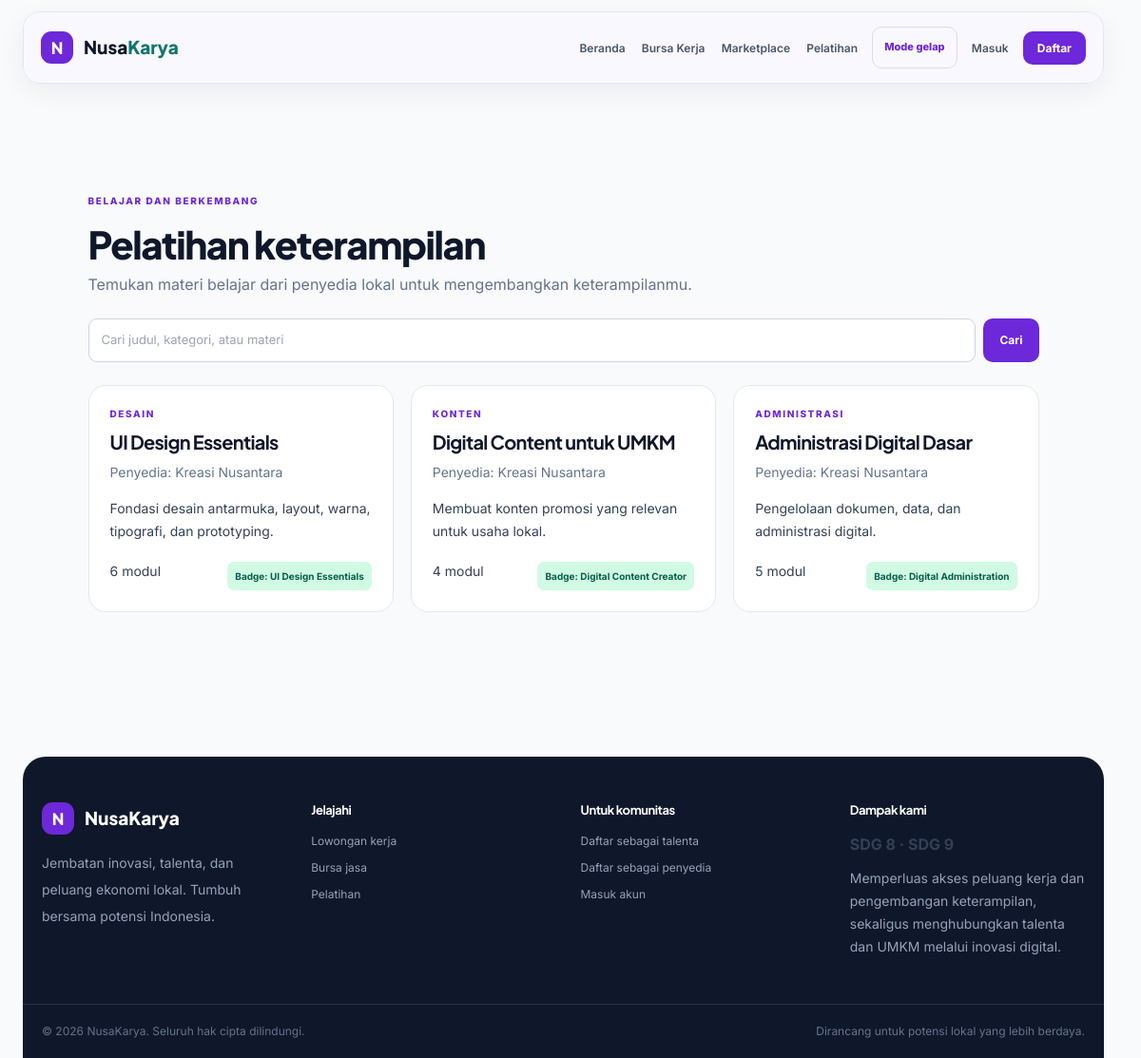
The app's page /pelatihan.php with its own data.
### tables this page shows
CREATE TABLE IF NOT EXISTS pelatihan (
  id BIGINT UNSIGNED AUTO_INCREMENT PRIMARY KEY,
  penyedia_id BIGINT UNSIGNED NOT NULL,
  judul_pelatihan VARCHAR(160) NOT NULL,
  kategori VARCHAR(80) NOT NULL,
  jumlah_modul SMALLINT UNSIGNED NOT NULL DEFAULT 1,
  nama_badge VARCHAR(120) NOT NULL,
  deskripsi TEXT NOT NULL,
  created_at TIMESTAMP NOT NULL DEFAULT CURRENT_TIMESTAMP,
  CONSTRAINT fk_pelatihan_penyedia FOREIGN KEY (penyedia_id) REFERENCES users(id) ON DELETE CASCADE
);

CREATE TABLE IF NOT EXISTS users (
  id BIGINT UNSIGNED AUTO_INCREMENT PRIMARY KEY,
  nama VARCHAR(120) NOT NULL,
  email VARCHAR(160) NOT NULL UNIQUE,
  password VARCHAR(255) NOT NULL,
  role ENUM('admin','penyedia','pekerja') NOT NULL DEFAULT 'pekerja',
  telepon VARCHAR(25) DEFAULT NULL,
  lokasi VARCHAR(120) DEFAULT NULL,
  deskripsi TEXT DEFAULT NULL,
  skills TEXT DEFAULT NULL,
  is_verified TINYINT(1) NOT NULL DEFAULT 0,
  created_at TIMESTAMP NOT NULL DEFAULT CURRENT_TIMESTAMP,
  updated_at TIMESTAMP NULL DEFAULT NULL ON UPDATE CURRENT_TIMESTAMP,
  INDEX idx_users_role (role),
  INDEX idx_users_lokasi (lokasi)
);

### config/functions.php (called while the page is built, shortened)
<?php
function e(?string $value): string
{
    return htmlspecialchars((string) $value, ENT_QUOTES, "UTF-8");
}

### config/koneksi.php (called while the page is built, shortened)
<?php
$host = 'localhost';
$db   = 'db_nusakarya';
$user = 'root';
$pass = '';
try {
    $mysqli = new mysqli($host, $user, $pass, $db);
    $mysqli->set_charset('utf8mb4');
    require_once __DIR__ . '/database.php';
    $pdo = new Database($mysqli);
} catch (mysqli_sql_exception $e) {
    error_log('Database connection error: ' . $e->getMessage());
    http_response_code(500);
    exit('Koneksi database gagal. Periksa konfigurasi di config/koneksi.php.');
}

### config/database.php (called while the page is built, shortened)
<?php
class Database
{
    private mysqli $connection;
    public function __construct(mysqli $connection) { $this->connection = $connection; }
    public function query(string $sql): DatabaseStatement
    {
        $result = $this->connection->query($sql);
        return new DatabaseStatement(null, $result);
    }
}
class DatabaseStatement
{
    private ?mysqli_result $result;
    public function __construct(?mysqli_stmt $statement, ?mysqli_result $result = null, array $parameterNames = [])
    { $this->statement=$statement; $this->result=$result; $this->parameterNames=$parameterNames; }
    public function fetchAll(): array { return $this->result instanceof mysqli_result?$this->result->fetch_all(MYSQLI_ASSOC):[]; }
}

### pelatihan.php (the view, shortened to what this page needs)
<?php
require_once __DIR__ . '/config/koneksi.php';
require_once __DIR__ . '/config/functions.php';
$keyword = trim($_GET['q'] ?? '');
if ($keyword !== '') {
    $stmt = $pdo->prepare('SELECT p.*, u.nama AS nama_penyedia FROM pelatihan p JOIN users u ON u.id=p.penyedia_id WHERE p.judul_pelatihan LIKE ? OR p.kategori LIKE ? OR p.deskripsi LIKE ? ORDER BY p.created_at DESC');
    $like = '%' . $keyword . '%';
    $stmt->execute([$like, $like, $like]);
} else {
    $stmt = $pdo->query('SELECT p.*, u.nama AS nama_penyedia FROM pelatihan p JOIN users u ON u.id=p.penyedia_id ORDER BY p.created_at DESC');
}
$items = $stmt->fetchAll();
require __DIR__ . '/includes/header.php';
?>
<main class="dashboard-main">
 <p class="eyebrow">Belajar dan berkembang</p>
 <h1 class="dashboard-title">Pelatihan keterampilan</h1>
 <p class="text-slate-500 mb-6">Temukan materi belajar dari penyedia lokal untuk mengembangkan keterampilanmu.</p>
 <form method="get" class="flex flex-wrap gap-2 mb-6"><input class="form-control flex-1 min-w-[220px]" name="q" value="<?= e($keyword) ?>" placeholder="Cari judul, kategori, atau materi"><button class="btn-primary" type="submit">Cari</button></form>
 <?php if ($items): ?><div class="card-grid">
 <?php foreach ($items as $item): ?><article class="job-card"><p class="eyebrow"><?= e($item['kategori']) ?></p><h2 class="font-bold text-xl text-ink mt-2"><?= e($item['judul_pelatihan']) ?></h2><p class="text-sm text-slate-500 mt-2">Penyedia: <?= e($item['nama_penyedia']) ?></p><p class="text-sm leading-6 mt-4"><?= e($item['deskripsi']) ?></p><div class="mt-5 flex flex-wrap justify-between gap-2 text-sm"><span><?= (int)$item['jumlah_modul'] ?> modul</span><span class="badge-green">Badge: <?= e($item['nama_badge']) ?></span></div></article><?php endforeach; ?>
 </div><?php else: ?><div class="empty-state">Belum ada pelatihan yang sesuai.</div><?php endif; ?>
</main>
<?php require __DIR__ . '/includes/footer.php'; ?>

### assets/css/style.css (style rules this page uses)
* { box-sizing: border-box; }
:root { --color-primary: #6d28d9; --color-accent: #047857; --color-neutral-1: #faf8ff; --color-neutral-2: #ddd6fe; --color-text: #1e1b4b; --color-dark-neutral: #17152d; --color-dark-neutral-2: #40386b; --color-dark-card: #252142; --color-dark-text: #faf8ff; }
html { scroll-behavior: smooth; scrollbar-gutter: stable; }
body { font-family: Inter, sans-serif; background: var(--color-neutral-1); color: var(--color-text); min-inline-size: 320px; overflow-x: clip; }
.stats-grid, .section-heading, .card-grid, .section > .max-w-6xl { inline-size: 100%; }
.section > .max-w-6xl, .footer > .max-w-6xl, .dashboard-main { width: min(1280px, 100%); max-width: 1280px !important; margin-inline: auto; }
.font-heading, h1, h2, h3 { font-family: "Plus Jakarta Sans", sans-serif; letter-spacing: -0.035em; }
.btn-primary { display: inline-flex; align-items: center; justify-content: center; gap: 8px; background: var(--color-primary); color: #fff !important; padding: 12px 17px; border-radius: 10px; font-size: 12px; font-weight: 700; transition: transform 300ms, background-color 300ms, box-shadow 300ms; }
.eyebrow { font-size: 10px; letter-spacing: 0.16em; font-weight: 800; color: var(--color-primary); text-transform: uppercase; }
.card-grid { display: grid; grid-template-columns: repeat(3, minmax(0, 1fr)); gap: 18px; }
.job-card { padding: 22px; border: 1px solid #e2e8f0; border-radius: 18px; background: white; transition: 0.2s; }
.badge-green { background: #d1fae5; color: #065f46; padding: 5px 8px; border-radius: 7px; font-size: 10px; font-weight: 700; }
.form-control { width: 100%; border: 1px solid #cbd5e1; border-radius: 9px; padding: 12px 13px; font-size: 13px; color: #0f172a; background: white; outline: none; }
.dashboard-main { min-height: 65vh; padding-block: 64px; padding-inline: clamp(24px, 5vw, 64px); }
.dashboard-title { margin-top: 8px; color: #0f172a; font-size: clamp(28px, 4vw, 40px); font-weight: 800; }
@media (prefers-reduced-motion: no-preference) { .dashboard-grid .surface-card, .card-grid .job-card, .stat-card { animation: dashboard-stagger 450ms both; } }
@media (prefers-reduced-motion: no-preference) { .dashboard-grid .surface-card:nth-child(2), .card-grid .job-card:nth-child(2), .stat-card:nth-child(2) { animation-delay: 60ms; } }
@media (prefers-reduced-motion: no-preference) { .dashboard-grid .surface-card:nth-child(3), .card-grid .job-card:nth-child(3), .stat-card:nth-child(3) { animation-delay: 120ms; } }
.dashboard-main { width: min(1120px, calc(100% - 48px)); max-width: 1120px !important; margin: 52px auto 88px; }
.dashboard-main > .eyebrow { margin-bottom: 8px; }

### records on screen
pelatihan: kategori "DESAIN", judul_pelatihan "UI Design Essentials", penyedia.nama "Kreasi Nusantara", deskripsi "Fondasi desain antarmuka, layout, warna, tipografi, dan prototyping.", jumlah_modul "6", nama_badge "UI Design Essentials"
pelatihan: kategori "KONTEN", judul_pelatihan "Digital Content untuk UMKM", penyedia.nama "Kreasi Nusantara", deskripsi "Membuat konten promosi yang relevan untuk usaha lokal.", jumlah_modul "4", nama_badge "Digital Content Creator"
pelatihan: kategori "ADMINISTRASI", judul_pelatihan "Administrasi Digital Dasar", penyedia.nama "Kreasi Nusantara", deskripsi "Pengelolaan dokumen, data, dan administrasi digital.", jumlah_modul "5", nama_badge "Digital Administration"
